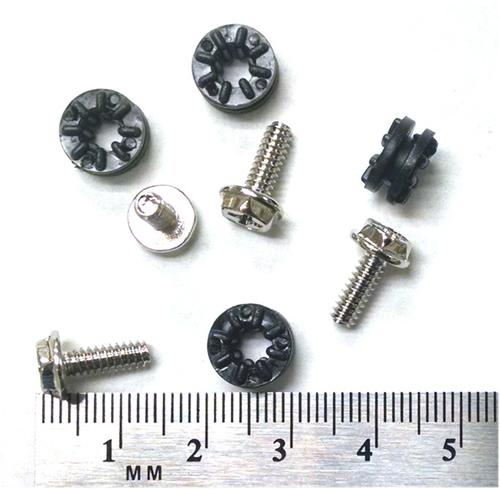
//> input picture pic.jpg, 500 x 489 px
$ ./main ../pic.jpg 0 0 0 1   (built with g++ and OpenCV 4)
//> lines starting //> are read from the running program, lines starting //| are printed output that depends on the picture; after the words box and inside, x2 and y2 are one past the last pixel; in counts of white or black regions, pixels touching at a corner belong together
/*
 * main.cpp
 *
 *  Created on: Feb. 20, 2021
 *      Author: amaldev
 */

#include <opencv2/core.hpp>
#include <opencv2/core/utility.hpp>
#include <opencv2/imgproc.hpp>
#include <opencv2/imgcodecs.hpp>
#include <opencv2/highgui.hpp>
#include <iostream>

using namespace cv;

Mat remove_light(Mat&,Mat&,int);Mat img_thr;
Mat get_background(Mat&);
Mat thresh(Mat&,int);
void detect_obj(Mat& img,int method);
int main(int argc,char** argv){

	//keys recognized by command line parser
	const char* keys =
	{
			"{help h usage ? | | print this message}"
			"{@image || Image to process}"
			"{@light_pattern |0| Image light pattern to apply to image input}"
			"{@light_method | 0 | Method to remove background light, 0 difference, 1 div }"
			"{@thresh_method|0| method to threshold}"
			"{@seg_method | 1 | Method to segment: 1 connected Components, 2 connected components with stats, 3 find Contours }"
	};

	CommandLineParser parser(argc, argv, keys);
	parser.about("PhotoTool v1.0.0");
	//If requires help show
	if (parser.has("help"))
	{
		parser.printMessage();
		return 0;
	}
	String img_file= parser.get<String>(0);
	String light_pattern_file= parser.get<String>(1);
	int method_light= parser.get<int>(2);
	int method_seg= parser.get<int>(4);
	int method_thresh=parser.get<int>(3);
	// Check if params are correctly parsed in variables

	if (!parser.check())
	{
		parser.printErrors();
		return 0;
	}
	Mat image=imread(img_file);
//> image is the input picture: 489 rows x 500 cols, CV_8UC3; mean B, G, R 220.1, 219.7, 218.9
	if(image.data ==NULL){

		std::cout<<"Error loading image"<<image<<std::endl;
		return 0;
	}

	Mat blurred_img;
	medianBlur(image,blurred_img,3);

	Mat background;
	background=get_background(blurred_img);
//> in get_background, `blur(image,background,Size(image.cols/3,image.cols/3));`:
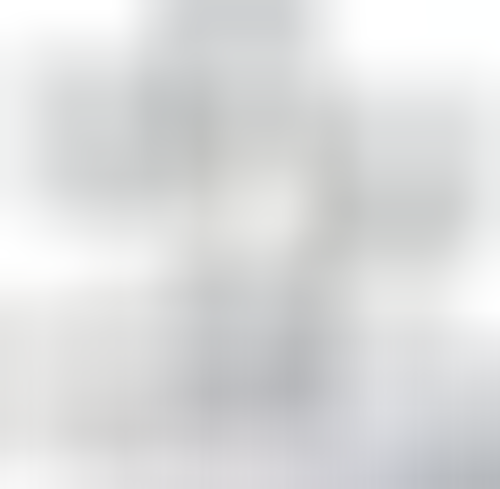
//> background: 489 rows x 500 cols, CV_8UC3; mean B, G, R 220.5, 220, 219.2

	Mat image_m;
	image_m= remove_light(blurred_img, background,method_light);
//> in remove_light, `aux= background-img;`:
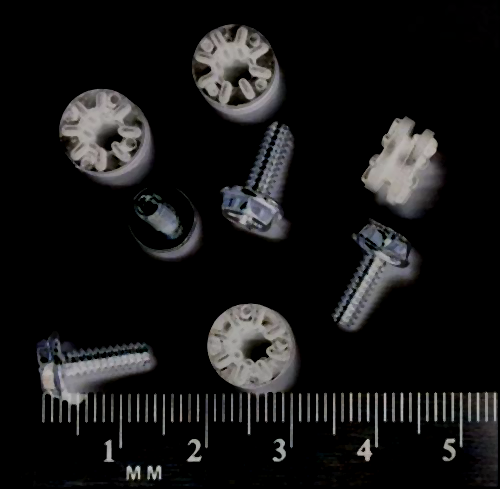
//> aux: 489 rows x 500 cols, CV_8UC3; mean B, G, R 21.2, 21.1, 21.4
	Mat image_thresh;
	image_thresh=thresh(image_m,method_thresh);
//> in thresh, `threshold(image, img_thr, 30, 255, THRESH_BINARY);`:
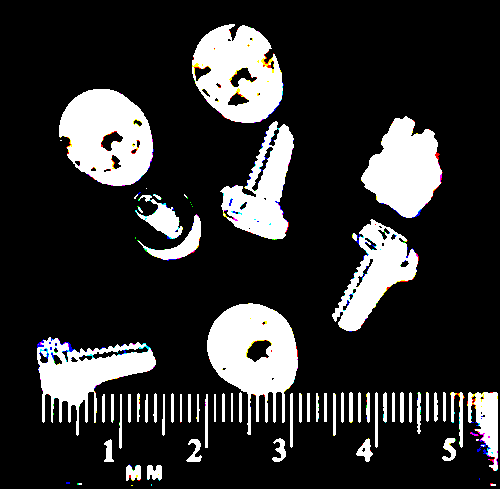
//> img_thr: 489 rows x 500 cols, CV_8UC3; mean B, G, R 48, 47.9, 48.1
	Mat thresh_bin[3];
	split(image_thresh,thresh_bin);
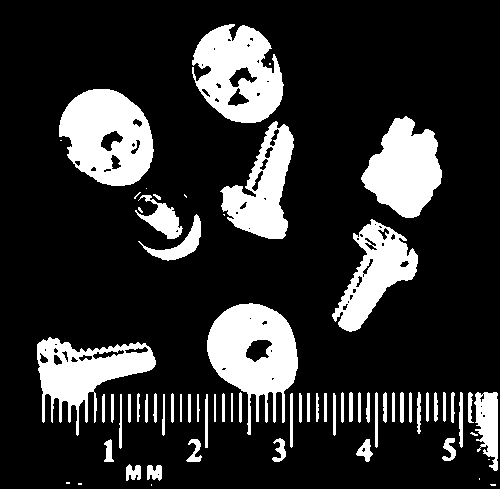
//> thresh_bin[0]: 489 rows x 500 cols, CV_8UC1; 18.8% white; 71 white regions (14 under 20 px), largest, box (x1, y1, x2, y2) and area: (207, 303, 298, 435) 6624, (59, 89, 154, 186) 6437, (192, 24, 284, 123) 5963
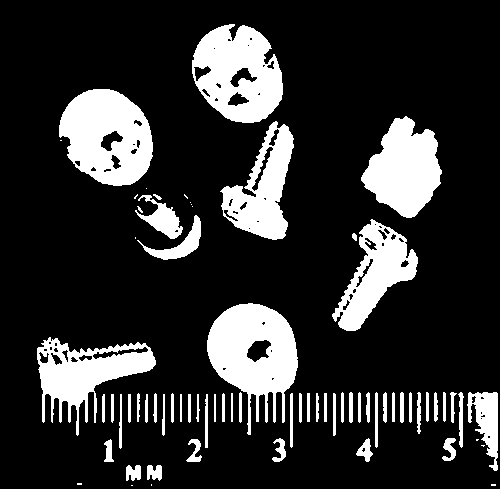
//> thresh_bin[1]: 489 rows x 500 cols, CV_8UC1; 18.8% white; 72 white regions (15 under 20 px), largest, box (x1, y1, x2, y2) and area: (207, 303, 298, 435) 6677, (59, 89, 153, 186) 6462, (192, 24, 283, 123) 6103
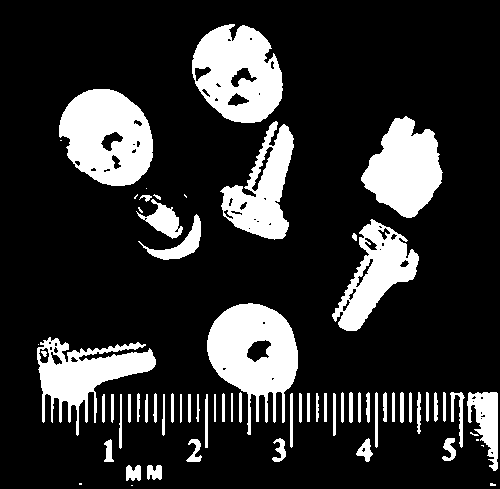
//> thresh_bin[2]: 489 rows x 500 cols, CV_8UC1; 18.8% white; 70 white regions (12 under 20 px)

	detect_obj(thresh_bin[1],method_seg);
	return 0;
}
Mat remove_light(Mat& img, Mat& background, const int method)
{
	Mat aux;
	// if method is normalization
	if(method==1)
	{
		// Require change our image to 32 float for division
		Mat img32, background32;
		img.convertTo(img32, CV_32F);
		background.convertTo(background32, CV_32F);
		// Divide the image by the pattern
		aux= 1-(img32/background32);
		// Scale it to convert to 8bit format
		aux=aux*255;
		// Convert 8 bits format
		aux.convertTo(aux, CV_8U);
	}else{
		aux= background-img;
	}
	return aux;
}
Mat get_background(Mat& image){

	Mat background;
	blur(image,background,Size(image.cols/3,image.cols/3));
	return background;
}

Mat thresh(Mat& image,int method_thresh){

	Mat img_thr;
	if(method_thresh==0){
		threshold(image, img_thr, 30, 255, THRESH_BINARY);
	}else{
		threshold(image, img_thr, 140, 255, THRESH_BINARY_INV);
	}

	return img_thr;
}

void detect_obj(Mat& img,int method){
//> called with method = 1

	if(method==0){
		Mat labeled_image,stats,centroids;
		int num_of_objects= connectedComponentsWithStats(img, labeled_image,stats,centroids);
		// pixels of background is set 0
		// for each of the detected objects a number representing that object is set as the pixel value for it
		// for the first object pixel value is 1, for second pixel value is 2;

		if(num_of_objects<2){

			std::cout<<"No objects detected"<<std::endl;
			return;
		}
		std::cout<<num_of_objects<<" objects detected"<<std::endl;

		RNG rng( 0xFFFFFFFF );
		Mat obj_img= Mat::zeros(img.rows,img.cols,CV_8UC3);// 3 channel image
		for( int i=1;i<num_of_objects;i++){

			Mat mask= labeled_image==i;
			Scalar color = Scalar(rng.uniform(0,255), rng.uniform(0, 255), rng.uniform(0, 255));
			obj_img.setTo(color,mask);
			std::stringstream ss;
			ss << "area: " << stats.at<int>(i, CC_STAT_AREA);
			putText(obj_img,ss.str(),centroids.at<Point2d>(i),FONT_HERSHEY_SIMPLEX,0.4,Scalar(255,255,255));
		}

		namedWindow("img",WINDOW_NORMAL);
		imshow("img",obj_img);
		waitKey(0);
		return;
	}

	std::vector<std::vector<Point> > contours;
	findContours(img, contours, RETR_EXTERNAL, CHAIN_APPROX_SIMPLE);
//> contours = 72 contours, 16 with area under 20; largest, box (x1, y1, x2, y2) and area: (207, 303, 298, 435) 6744, (59, 89, 153, 186) 6742, (192, 24, 283, 123) 6548, (361, 116, 442, 218) 5079, (37, 337, 156, 436) 4926
	Mat output= Mat::zeros(img.rows,img.cols, CV_8UC3);
	// Check the number of objects detected
	if(contours.size() == 0 ){
		std::cout << "No objects detected" << std::endl;
		return;
	}else{
		std::cout << "Number of objects detected: " << contours.size() << std::endl;
//| Number of objects detected: 72
	}
	RNG rng( 0xFFFFFFFF );
	for(int i=0; i<contours.size(); i++){
		Scalar color = Scalar(rng.uniform(0,255), rng.uniform(0, 255), rng.uniform(0, 255));
		drawContours(output, contours, i, color);

	}
//> this loop made 72 passes
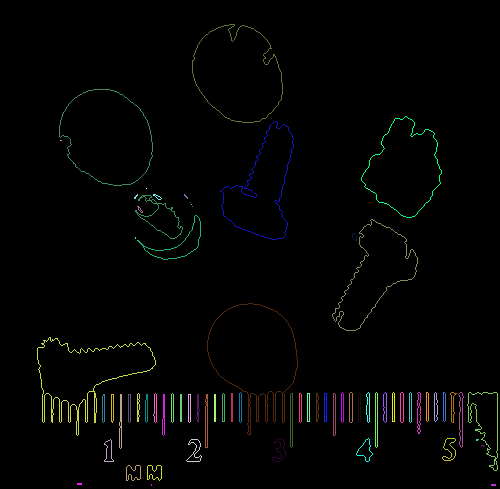
//> output: 489 rows x 500 cols, CV_8UC3; mean B, G, R 2.8, 3.6, 3.2

	imshow("Result", output);
	waitKey(0);


}
